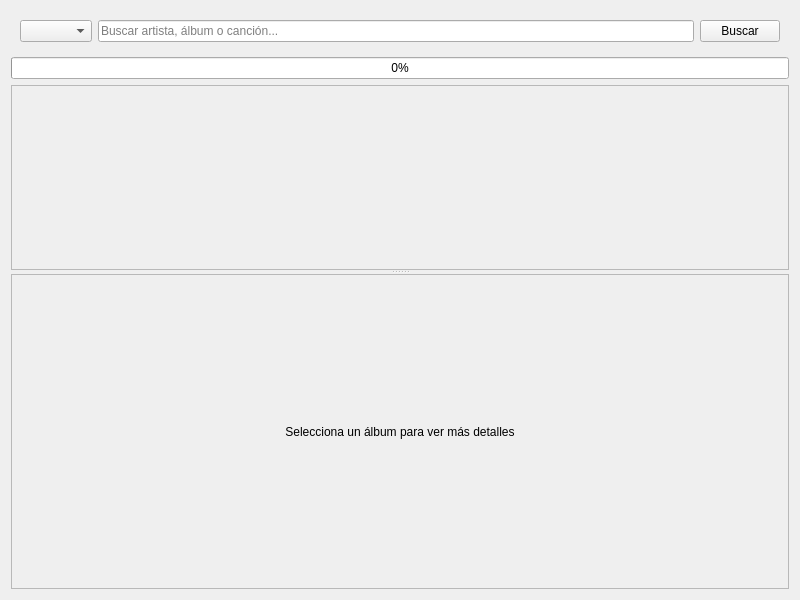
<?xml version="1.0" encoding="UTF-8"?>
<ui version="4.0">
 <class>MusicSearchForm</class>
 <widget class="QWidget" name="MusicSearchForm">
  <property name="geometry">
   <rect>
    <x>0</x>
    <y>0</y>
    <width>800</width>
    <height>600</height>
   </rect>
  </property>
  <property name="windowTitle">
   <string>Music Search</string>
  </property>
  <layout class="QVBoxLayout" name="main_layout">
   <item>
    <widget class="QFrame" name="search_layout_2">
     <layout class="QHBoxLayout" name="search_layout">
      <item>
       <widget class="QComboBox" name="source_combo"/>
      </item>
      <item>
       <widget class="QLineEdit" name="search_input">
        <property name="placeholderText">
         <string>Buscar artista, álbum o canción...</string>
        </property>
       </widget>
      </item>
      <item>
       <widget class="QPushButton" name="search_button">
        <property name="text">
         <string>Buscar</string>
        </property>
       </widget>
      </item>
     </layout>
    </widget>
   </item>
   <item>
    <widget class="QProgressBar" name="progress_bar">
     <property name="value">
      <number>0</number>
     </property>
    </widget>
   </item>
   <item>
    <widget class="QSplitter" name="splitter">
     <property name="orientation">
      <enum>Qt::Orientation::Vertical</enum>
     </property>
     <widget class="QScrollArea" name="results_scroll">
      <property name="widgetResizable">
       <bool>true</bool>
      </property>
      <widget class="QWidget" name="results_widget">
       <property name="geometry">
        <rect>
         <x>0</x>
         <y>0</y>
         <width>780</width>
         <height>182</height>
        </rect>
       </property>
       <property name="sizePolicy">
        <sizepolicy hsizetype="Preferred" vsizetype="Expanding">
         <horstretch>0</horstretch>
         <verstretch>0</verstretch>
        </sizepolicy>
       </property>
       <layout class="QVBoxLayout" name="results_layout"/>
      </widget>
     </widget>
     <widget class="QFrame" name="info_frame">
      <property name="frameShape">
       <enum>QFrame::Shape::StyledPanel</enum>
      </property>
      <property name="frameShadow">
       <enum>QFrame::Shadow::Raised</enum>
      </property>
      <layout class="QVBoxLayout" name="info_layout">
       <item>
        <widget class="QLabel" name="info_title">
         <property name="text">
          <string>Selecciona un álbum para ver más detalles</string>
         </property>
         <property name="alignment">
          <set>Qt::AlignmentFlag::AlignCenter</set>
         </property>
        </widget>
       </item>
      </layout>
     </widget>
    </widget>
   </item>
  </layout>
 </widget>
 <resources/>
 <connections/>
</ui>
